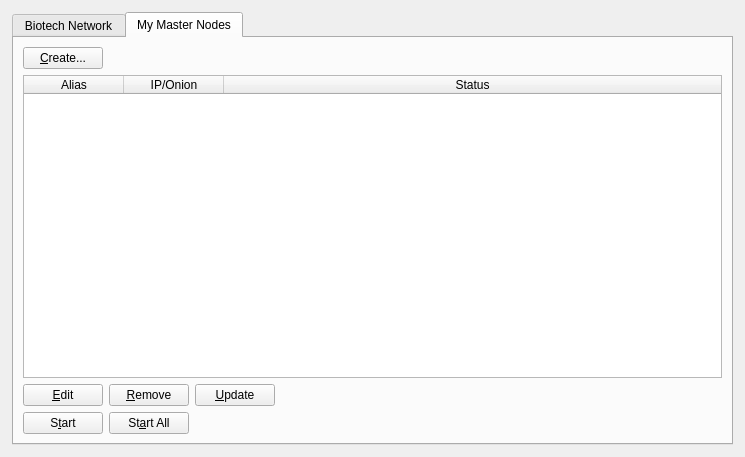
<?xml version="1.0" encoding="UTF-8"?>
<ui version="4.0">
 <class>MasternodeManager</class>
 <widget class="QWidget" name="MasternodeManager">
  <property name="geometry">
   <rect>
    <x>0</x>
    <y>0</y>
    <width>745</width>
    <height>457</height>
   </rect>
  </property>
  <property name="windowTitle">
   <string>Form</string>
  </property>
  <layout class="QVBoxLayout" name="topLayout">
   <property name="leftMargin">
    <number>12</number>
   </property>
   <property name="topMargin">
    <number>12</number>
   </property>
   <property name="rightMargin">
    <number>12</number>
   </property>
   <property name="bottomMargin">
    <number>12</number>
   </property>
   <item>
    <layout class="QVBoxLayout" name="verticalLayout">
     <property name="bottomMargin">
      <number>0</number>
     </property>
     <item>
      <widget class="QTabWidget" name="tabWidget">
       <property name="currentIndex">
        <number>1</number>
       </property>
       <widget class="QWidget" name="tab">
        <attribute name="title">
         <string>Biotech Network</string>
        </attribute>
        <layout class="QGridLayout" name="gridLayout">
         <item row="1" column="0">
          <widget class="QTableWidget" name="tableWidget">
           <property name="editTriggers">
            <set>QAbstractItemView::NoEditTriggers</set>
           </property>
           <property name="alternatingRowColors">
            <bool>true</bool>
           </property>
           <property name="selectionBehavior">
            <enum>QAbstractItemView::SelectRows</enum>
           </property>
           <property name="sortingEnabled">
            <bool>true</bool>
           </property>
           <attribute name="horizontalHeaderStretchLastSection">
            <bool>true</bool>
           </attribute>
           <column>
            <property name="text">
             <string>Address</string>
            </property>
           </column>
           <column>
            <property name="text">
             <string>Rank</string>
            </property>
           </column>
           <column>
            <property name="text">
             <string>Active</string>
            </property>
           </column>
           <column>
            <property name="text">
             <string>Active (secs)</string>
            </property>
           </column>
           <column>
            <property name="text">
             <string>Last Seen</string>
            </property>
           </column>
           <column>
            <property name="text">
             <string>Pubkey</string>
            </property>
           </column>
          </widget>
         </item>
         <item row="0" column="0">
          <layout class="QHBoxLayout" name="horizontalLayout_3">
           <property name="bottomMargin">
            <number>0</number>
           </property>
           <item>
            <widget class="QLabel" name="label_2">
             <property name="text">
              <string>Biotech Node Count:</string>
             </property>
            </widget>
           </item>
           <item>
            <widget class="QLabel" name="countLabel">
             <property name="text">
              <string>0</string>
             </property>
            </widget>
           </item>
           <item>
            <spacer name="horizontalSpacer_3">
             <property name="orientation">
              <enum>Qt::Horizontal</enum>
             </property>
             <property name="sizeHint" stdset="0">
              <size>
               <width>40</width>
               <height>20</height>
              </size>
             </property>
            </spacer>
           </item>
          </layout>
         </item>
        </layout>
       </widget>
       <widget class="QWidget" name="tab_2">
        <attribute name="title">
         <string>My Master Nodes</string>
        </attribute>
        <layout class="QGridLayout" name="gridLayout_2">
         <item row="0" column="0">
          <layout class="QVBoxLayout" name="verticalLayout_2">
           <property name="bottomMargin">
            <number>0</number>
           </property>
           <item>
            <layout class="QHBoxLayout" name="horizontalLayout">
             <item>
              <widget class="QPushButton" name="createButton">
               <property name="text">
                <string>&amp;Create...</string>
               </property>
              </widget>
             </item>
             <item>
              <spacer name="horizontalSpacer">
               <property name="orientation">
                <enum>Qt::Horizontal</enum>
               </property>
               <property name="sizeHint" stdset="0">
                <size>
                 <width>40</width>
                 <height>20</height>
                </size>
               </property>
              </spacer>
             </item>
            </layout>
           </item>
           <item>
            <widget class="QTableWidget" name="tableWidget_2">
             <property name="minimumSize">
              <size>
               <width>695</width>
               <height>0</height>
              </size>
             </property>
             <property name="editTriggers">
              <set>QAbstractItemView::NoEditTriggers</set>
             </property>
             <property name="alternatingRowColors">
              <bool>true</bool>
             </property>
             <property name="selectionMode">
              <enum>QAbstractItemView::SingleSelection</enum>
             </property>
             <property name="selectionBehavior">
              <enum>QAbstractItemView::SelectRows</enum>
             </property>
             <attribute name="horizontalHeaderStretchLastSection">
              <bool>true</bool>
             </attribute>
             <column>
              <property name="text">
               <string>Alias</string>
              </property>
             </column>
             <column>
              <property name="text">
               <string>IP/Onion</string>
              </property>
             </column>
             <column>
              <property name="text">
               <string>Status</string>
              </property>
             </column>
            </widget>
           </item>
           <item>
            <layout class="QHBoxLayout" name="horizontalLayout_2">
             <property name="bottomMargin">
              <number>0</number>
             </property>
             <item>
              <widget class="QPushButton" name="editButton">
               <property name="text">
                <string>&amp;Edit</string>
               </property>
              </widget>
             </item>
             <item>
              <widget class="QPushButton" name="removeButton">
               <property name="text">
                <string>&amp;Remove</string>
               </property>
              </widget>
             </item>
             <item>
              <widget class="QPushButton" name="UpdateButton">
               <property name="text">
                <string>&amp;Update</string>
               </property>
              </widget>
             </item>
             <item>
              <spacer name="horizontalSpacer_2">
               <property name="orientation">
                <enum>Qt::Horizontal</enum>
               </property>
               <property name="sizeHint" stdset="0">
                <size>
                 <width>40</width>
                 <height>20</height>
                </size>
               </property>
              </spacer>
             </item>
            </layout>
           </item>
           <item>
            <layout class="QHBoxLayout" name="horizontalLayout_4">
             <property name="bottomMargin">
              <number>0</number>
             </property>
            </layout>
           </item>
           <item>
            <layout class="QHBoxLayout" name="horizontalLayout_5">
             <property name="bottomMargin">
              <number>0</number>
             </property>
             <item>
              <widget class="QPushButton" name="startButton">
               <property name="text">
                <string>S&amp;tart</string>
               </property>
              </widget>
             </item>
             <item>
              <widget class="QPushButton" name="startAllButton">
               <property name="text">
                <string>St&amp;art All</string>
               </property>
              </widget>
             </item>
             <item>
              <spacer name="horizontalSpacer_5">
               <property name="orientation">
                <enum>Qt::Horizontal</enum>
               </property>
               <property name="sizeHint" stdset="0">
                <size>
                 <width>40</width>
                 <height>20</height>
                </size>
               </property>
              </spacer>
             </item>
            </layout>
           </item>
          </layout>
         </item>
        </layout>
       </widget>
      </widget>
     </item>
    </layout>
   </item>
  </layout>
 </widget>
 <resources/>
 <connections/>
</ui>
